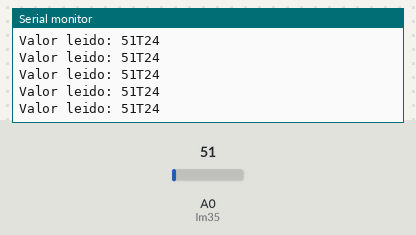
Bench run of a sketch on a simulated Arduino Uno, built with avr-gcc and run on an emulated ATmega328P. Parts: the last lines printed to the serial monitor. The test bench sets the inputs (shaded band); at power-on: A0 (lm35) = 51.

Above: at 1.2 s.
1.3 s: A0 (lm35) set to 61
At 1.31 s:
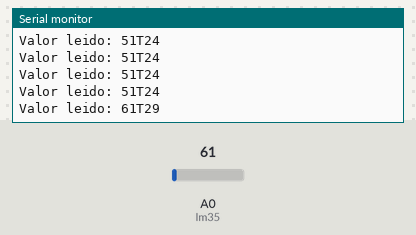
2.8 s: A0 (lm35) set to 71
At 2.82 s:
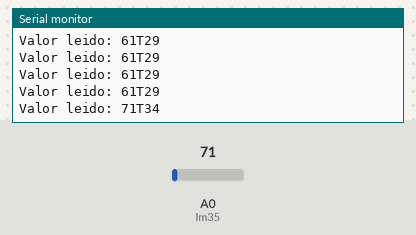
Timing chart, 0 to 5.8 s (numbered marks = the images above; inputs shaded):
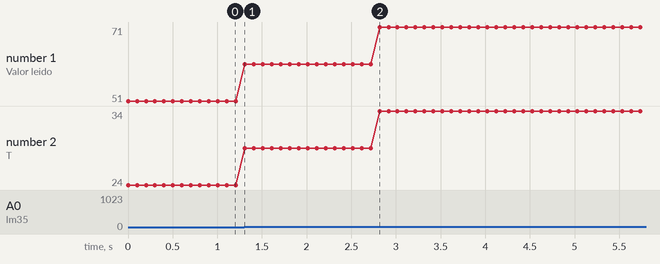

The sketch:

P16_LM35.ino
```cpp
//SENSOR DE TEMPERATURA ANALOGICO...
//EN EL QUE CADA GRADO EQUIVALE A APROX 5mV
int lm35 = A0;

//ADC - CONVERSOR ANALOGO DIGIAL
//(CONVIERTE UNA SEÑAL ANALOGICA A UNA SEÑAL DIGITAL)
// - VOLTAJE DE REFERENCIA: 5V
// - BITS DE RESOLUCION: 10 .... 2^10 = 1024 VALORES POSIBLES
//  0V = 0
//  5V = 1023

// 5/1023 = .0048Volts....   = 4.8mV

void setup() {
  // put your setup code here, to run once:
   Serial.begin(9600);
}

int valor;
void loop() {
    valor = analogRead(lm35); //0 - 1023

    Serial.print("Valor leido: " + String(valor));

    valor = (5.0 * valor * 100.0)/1023.0; // °C

    Serial.println("T" + String(valor));

    delay(100);
}
```

Measured:
- after the input at 1.3 s, the serial monitor: prints a new line at once (image 1)
- after the input at 2.8 s, the serial monitor: prints a new line at once (image 2)
- plotted number 1: 51 → 61 after the input at 1.3 s, 61 → 71 after the input at 2.8 s
- plotted number 2: 24 → 29 after the input at 1.3 s, 29 → 34 after the input at 2.8 s
